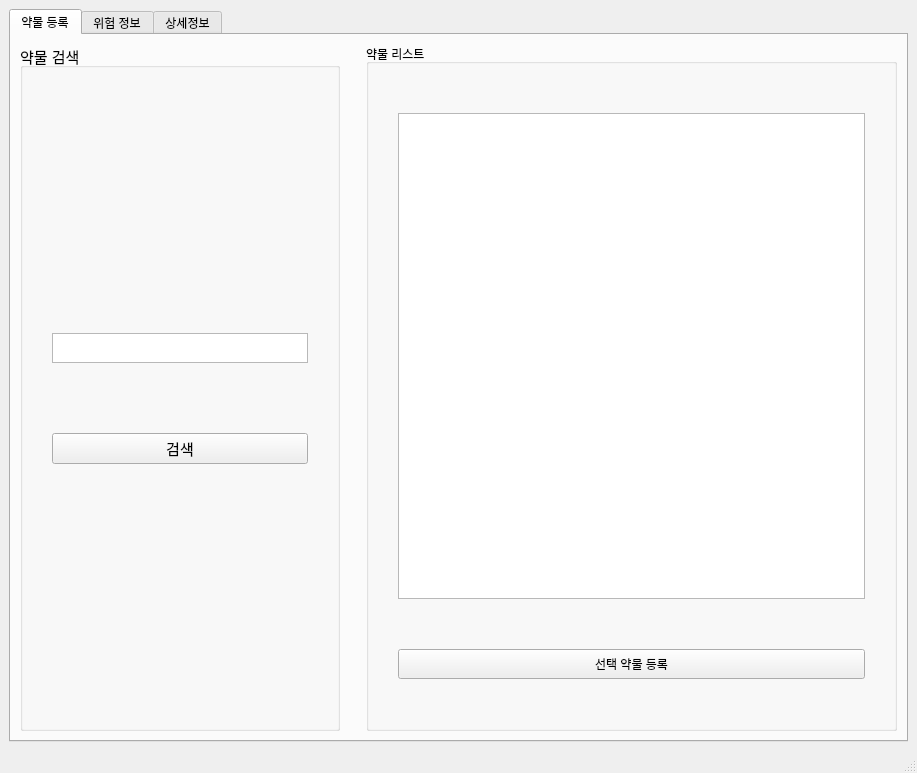
<?xml version="1.0" encoding="UTF-8"?>
<ui version="4.0">
 <class>MainWindow</class>
 <widget class="QMainWindow" name="MainWindow">
  <property name="geometry">
   <rect>
    <x>0</x>
    <y>0</y>
    <width>917</width>
    <height>773</height>
   </rect>
  </property>
  <property name="windowTitle">
   <string>MainWindow</string>
  </property>
  <widget class="QWidget" name="centralwidget">
   <layout class="QGridLayout" name="gridLayout_2">
    <item row="0" column="0">
     <layout class="QGridLayout" name="gridLayout">
      <item row="0" column="0">
       <widget class="QTabWidget" name="tabWidget">
        <property name="currentIndex">
         <number>0</number>
        </property>
        <widget class="QWidget" name="tabDrugRegister">
         <attribute name="title">
          <string>약물 등록</string>
         </attribute>
         <layout class="QGridLayout" name="gridLayout_5">
          <item row="0" column="0">
           <layout class="QGridLayout" name="gridLayout_13">
            <item row="0" column="0">
             <widget class="QGroupBox" name="groupBox">
              <property name="font">
               <font>
                <pointsize>11</pointsize>
               </font>
              </property>
              <property name="title">
               <string>약물 검색</string>
              </property>
              <layout class="QVBoxLayout" name="verticalLayout_3">
               <item>
                <layout class="QVBoxLayout" name="verticalLayout_2">
                 <property name="spacing">
                  <number>10</number>
                 </property>
                 <property name="leftMargin">
                  <number>20</number>
                 </property>
                 <property name="topMargin">
                  <number>40</number>
                 </property>
                 <property name="rightMargin">
                  <number>20</number>
                 </property>
                 <property name="bottomMargin">
                  <number>40</number>
                 </property>
                 <item>
                  <spacer name="verticalSpacer_2">
                   <property name="orientation">
                    <enum>Qt::Vertical</enum>
                   </property>
                   <property name="sizeHint" stdset="0">
                    <size>
                     <width>20</width>
                     <height>40</height>
                    </size>
                   </property>
                  </spacer>
                 </item>
                 <item>
                  <widget class="QTextEdit" name="TextEditDrugSearch">
                   <property name="sizePolicy">
                    <sizepolicy hsizetype="Minimum" vsizetype="Minimum">
                     <horstretch>0</horstretch>
                     <verstretch>20</verstretch>
                    </sizepolicy>
                   </property>
                   <property name="minimumSize">
                    <size>
                     <width>150</width>
                     <height>30</height>
                    </size>
                   </property>
                   <property name="maximumSize">
                    <size>
                     <width>16777215</width>
                     <height>30</height>
                    </size>
                   </property>
                  </widget>
                 </item>
                 <item>
                  <spacer name="verticalSpacer">
                   <property name="orientation">
                    <enum>Qt::Vertical</enum>
                   </property>
                   <property name="sizeType">
                    <enum>QSizePolicy::Minimum</enum>
                   </property>
                   <property name="sizeHint" stdset="0">
                    <size>
                     <width>20</width>
                     <height>60</height>
                    </size>
                   </property>
                  </spacer>
                 </item>
                 <item>
                  <widget class="QPushButton" name="ButtonSearchDrug">
                   <property name="sizePolicy">
                    <sizepolicy hsizetype="Minimum" vsizetype="Minimum">
                     <horstretch>0</horstretch>
                     <verstretch>0</verstretch>
                    </sizepolicy>
                   </property>
                   <property name="minimumSize">
                    <size>
                     <width>150</width>
                     <height>30</height>
                    </size>
                   </property>
                   <property name="text">
                    <string>검색</string>
                   </property>
                  </widget>
                 </item>
                 <item>
                  <spacer name="verticalSpacer_3">
                   <property name="orientation">
                    <enum>Qt::Vertical</enum>
                   </property>
                   <property name="sizeHint" stdset="0">
                    <size>
                     <width>20</width>
                     <height>40</height>
                    </size>
                   </property>
                  </spacer>
                 </item>
                </layout>
               </item>
              </layout>
             </widget>
            </item>
           </layout>
          </item>
          <item row="0" column="2">
           <layout class="QGridLayout" name="gridLayout_14">
            <item row="0" column="0">
             <widget class="QGroupBox" name="groupBox_2">
              <property name="title">
               <string>약물 리스트</string>
              </property>
              <layout class="QVBoxLayout" name="verticalLayout_5">
               <item>
                <layout class="QVBoxLayout" name="verticalLayout_4">
                 <property name="spacing">
                  <number>10</number>
                 </property>
                 <property name="leftMargin">
                  <number>20</number>
                 </property>
                 <property name="topMargin">
                  <number>40</number>
                 </property>
                 <property name="rightMargin">
                  <number>20</number>
                 </property>
                 <property name="bottomMargin">
                  <number>40</number>
                 </property>
                 <item>
                  <widget class="QListWidget" name="ListWidgetDrugList">
                   <property name="sizePolicy">
                    <sizepolicy hsizetype="MinimumExpanding" vsizetype="Expanding">
                     <horstretch>0</horstretch>
                     <verstretch>0</verstretch>
                    </sizepolicy>
                   </property>
                   <property name="minimumSize">
                    <size>
                     <width>250</width>
                     <height>400</height>
                    </size>
                   </property>
                  </widget>
                 </item>
                 <item>
                  <spacer name="verticalSpacer_4">
                   <property name="orientation">
                    <enum>Qt::Vertical</enum>
                   </property>
                   <property name="sizeType">
                    <enum>QSizePolicy::Minimum</enum>
                   </property>
                   <property name="sizeHint" stdset="0">
                    <size>
                     <width>20</width>
                     <height>40</height>
                    </size>
                   </property>
                  </spacer>
                 </item>
                 <item>
                  <widget class="QPushButton" name="ButtonSelectedDrugRegister">
                   <property name="minimumSize">
                    <size>
                     <width>250</width>
                     <height>30</height>
                    </size>
                   </property>
                   <property name="text">
                    <string>선택 약물 등록</string>
                   </property>
                  </widget>
                 </item>
                </layout>
               </item>
              </layout>
             </widget>
            </item>
           </layout>
          </item>
          <item row="0" column="1">
           <spacer name="horizontalSpacer">
            <property name="orientation">
             <enum>Qt::Horizontal</enum>
            </property>
            <property name="sizeType">
             <enum>QSizePolicy::Minimum</enum>
            </property>
            <property name="sizeHint" stdset="0">
             <size>
              <width>20</width>
              <height>20</height>
             </size>
            </property>
           </spacer>
          </item>
         </layout>
        </widget>
        <widget class="QWidget" name="tabDangerInfo">
         <attribute name="title">
          <string>위험 정보</string>
         </attribute>
         <layout class="QGridLayout" name="gridLayout_9">
          <item row="0" column="0">
           <layout class="QGridLayout" name="gridLayout_8"/>
          </item>
         </layout>
        </widget>
        <widget class="QWidget" name="tab_3">
         <attribute name="title">
          <string>상세정보</string>
         </attribute>
         <layout class="QGridLayout" name="gridLayout_4">
          <item row="0" column="0">
           <layout class="QGridLayout" name="gridLayout_10"/>
          </item>
         </layout>
        </widget>
       </widget>
      </item>
     </layout>
    </item>
   </layout>
  </widget>
  <widget class="QStatusBar" name="statusbar"/>
 </widget>
 <resources/>
 <connections/>
</ui>
